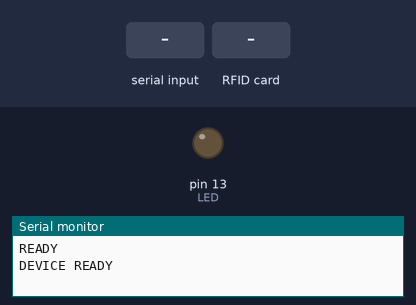
Recording of a sketch running on a simulated Arduino Uno, built with avr-gcc and run on an emulated ATmega328P. Parts: output pins drawn as LEDs (lit = HIGH), the last lines printed to the serial monitor. The inputs (shaded band) are chosen by the test bench.

Above: at 1.2 s.
1.3 s: "S" received over Serial
4.3 s: RFID card 5E 7A 19 C4 held to the reader
5.8 s: "K" received over Serial
At 7.5 s:
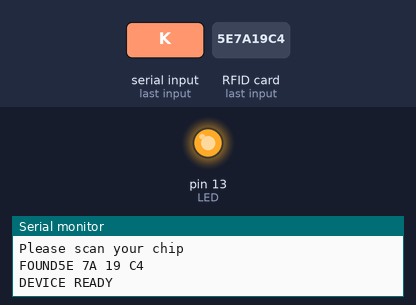
Timing chart, 0 to 9.0 s (numbered marks = the images above; inputs shaded):
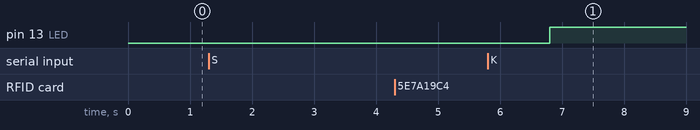

Measured:
- after the input at 5.8 s, pin 13 (LED): LOW → HIGH after 1.0 s

The sketch:

AuthWayNFC.ino
```cpp
// (licence header left out)
#if 0
#include <SPI.h>
#include <PN532_SPI.h>
#include <PN532.h>
#include <NfcAdapter.h>
PN532_SPI pn532spi(SPI, 10);
NfcAdapter nfc = NfcAdapter(pn532spi);
#else
#include <Wire.h>
#include <PN532_I2C.h>
#include <PN532.h>
#include <NfcAdapter.h>
PN532_I2C pn532_i2c(Wire);
NfcAdapter nfc = NfcAdapter(pn532_i2c);
#endif

int LED = 13;

void setup(void) {
    pinMode(LED, OUTPUT);
    Serial.begin(9600);
    nfc.begin();
    Serial.println("READY");
}

void waitForStart()
{

  Serial.println("DEVICE READY");
  while(true){
    String returned = Serial.readString();
    if(returned == "S"){
          Serial.println("AuthWay NFC Online!");
          delay(1000);
          break;
    }
  }

}

void waitForScan()
{
  Serial.println("Please scan your chip");
  while(true){
    if (nfc.tagPresent())
    {
        NfcTag tag = nfc.read();
        Serial.print("FOUND");
        Serial.println(tag.getUidString());
        break;
    }
  }

}

void waitForResponse()
{
  while(true){
      String returned = Serial.readString();
      if(returned == "K"){
        digitalWrite(LED, HIGH);
        break;
      }
  }

}

void loop(void) {
  waitForStart();
  waitForScan();
  waitForResponse();
}
```
